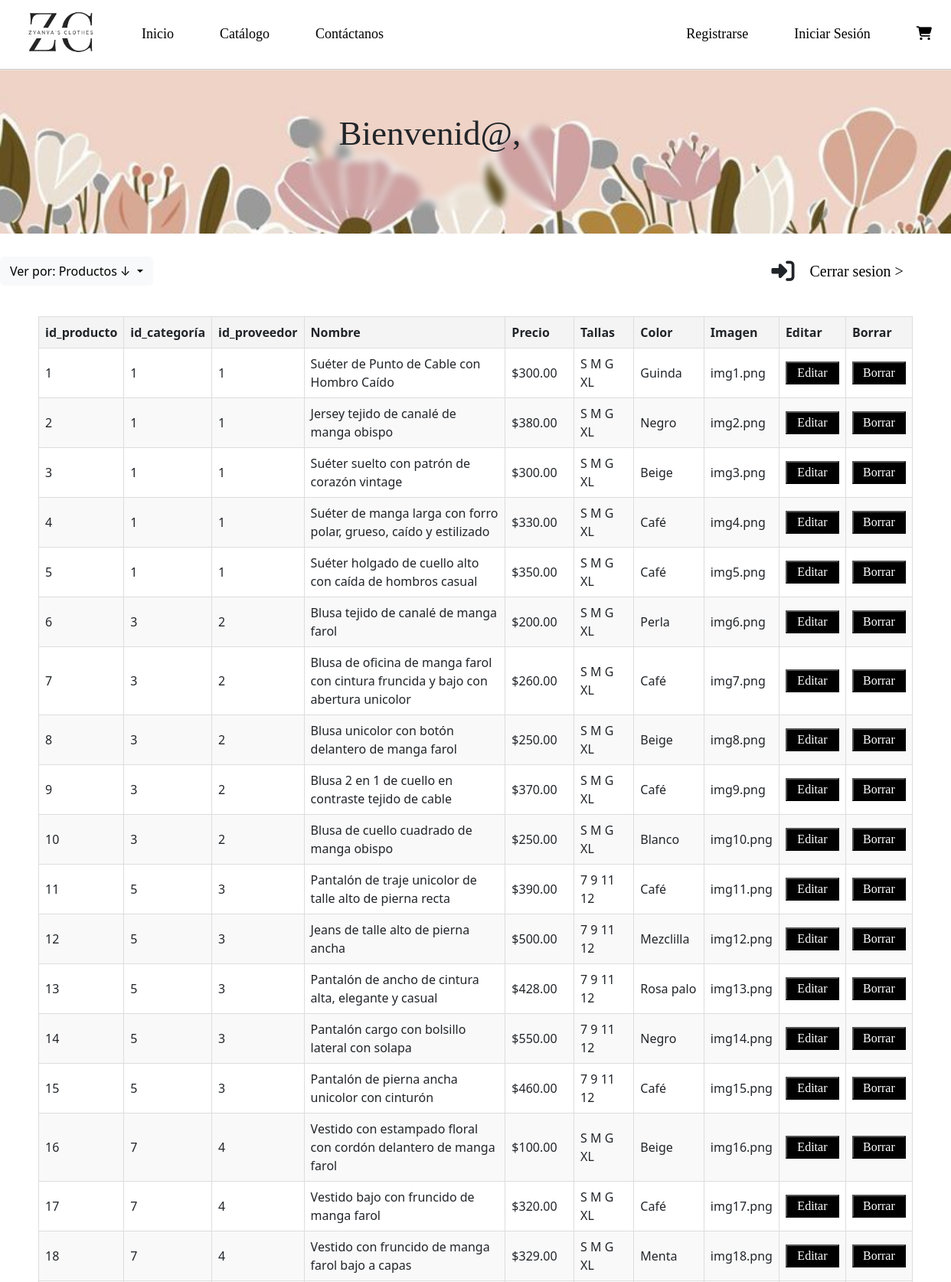
The app's page /admin.php (upper part) with its own data.
### tables this page shows
CREATE TABLE `productos` (
  `id_producto` int(11) NOT NULL,
  `id_categoria` int(11) NOT NULL,
  `id_proveedor` int(11) NOT NULL,
  `nombre` text NOT NULL,
  `precio` float NOT NULL,
  `tallas` varchar(30) NOT NULL,
  `color` text NOT NULL,
  `imagen` varchar(100) NOT NULL
);

### admin.php (the view, shortened to what this page needs)
<!DOCTYPE html>
<html lang="es">
<head>
    <link rel="stylesheet" href="https://cdnjs.cloudflare.com/ajax/libs/font-awesome/6.5.2/css/all.min.css" />
    <link href="https://cdn.jsdelivr.net/npm/bootstrap@5.3.3/dist/css/bootstrap.min.css" rel="stylesheet">
    <link rel="stylesheet" href="style.css?ver=<?time();?>" />
</head>
<body>
<header>
        <div class="logo">
            <a href="index.php"><img src="img/logo.png" class="nav_logo"></a>
        </div>
        <nav>
            <ul class="menu">
                <li><a href="index.php">Inicio</a></li>
                <li><a href="catalogo.php">Catálogo</a></li>
                <li><a href="contactanos.php">Contáctanos</a></li>
            </ul>
                <div class="sec2">
                    <ul>
                    <?php
                        if(!isset($_SESSION['login_user'])){
                        ?> <li> <?php
                        echo '<a href="#" data-bs-toggle="modal" data-bs-target="#registro">Registrarse</a>';
                        ?> </li>
                        <li>
                            <a href="login.php">Iniciar Sesión</a>
                        </li>
                        <li>
                            <a href="#" onclick="alerta()"><i class="fa-solid fa-cart-shopping"></i></a>
                        </li><?php
                    } ?>
            </ul>
            </div>
        </nav>
    </header>
<div class="perfil">
    <img src="img/img06.png" alt="">
    <div class="user">
        <h3><?php echo '<p>Bienvenid@, '.htmlspecialchars($_SESSION['login_user']). '</p>'; ?></h3>
    </div>
</div>
<div class="cat_categoria">
        <div class="ordenar dropdown">
                <button id="dropdownButton2" type="button" class="btn btn-light dropdown-toggle" data-bs-toggle="dropdown">
                    Ver por: Productos ↓
                </button>
        </div>
        <div class="pedido">
            <i class="fa-solid fa-right-to-bracket"></i>
            <a class="textos" data-bs-toggle="modal" data-bs-target="#cerrar" style="cursor:pointer;">Cerrar sesion > </a>
        </div>
</div>
<?php
include('db.php');
$sql = "SELECT * FROM productos";
$result = $db->query($sql);
if ($result->num_rows > 0) {
    echo '<center><div class="tabla_productos" id="productos">';
    echo '<table border="1" style="width: 95%; border-collapse: collapse;">';
    echo '<thead>';
    echo '<tr>';
    echo '<th>id_producto</th>';
    echo '<th>id_categoría</th>';
    echo '<th>id_proveedor</th>';
    echo '<th>Nombre</th>';
    echo '<th>Precio</th>';
    echo '<th>Tallas</th>';
    echo '<th>Color</th>';
    echo '<th>Imagen</th>';
    echo '<th>Editar</th>';
    echo '<th>Borrar</th0>';
    echo '</tr>';
    echo '</thead>';
    echo '<tbody>';
    while ($row = $result->fetch_assoc()) {
        echo '<tr>';
        echo '<td>' . $row['id_producto'] . '</td>';
        echo '<td>' . $row['id_categoria'] . '</td>';
        echo '<td>' . $row['id_proveedor'] . '</td>';
        echo '<td>' . $row['nombre'] . '</td>';
        echo '<td>$' . number_format($row['precio'], 2) . '</td>';
        echo '<td>' . $row['tallas'] . '</td>';
        echo '<td>' . $row['color'] . '</td>';
        echo '<td>' . $row['imagen'] . '</td>';
        echo '<td><button><a href="editarp.php?id='.$row['id_producto'].'">Editar</a></button></td>';
        echo '<td><button><a href="borrarp.php?id='.$row['id_producto'].'">Borrar</a></button></td>';
        echo '</tr>';
    }
    echo '</tbody>';
    echo '</table>';
    echo '</div></center>';
} else {
    echo 'No se encontraron productos en la base de datos.';
}
?>
</body>
</html>

### style.css (style rules this page uses)
*, *::before, *::after { margin:0; padding: 0; box-sizing: border-box; list-style-type: none; text-decoration: none; }
header { display:flex; align-items: center; padding:5px; width: 100%; z-index: 20; }
.logo img { width:130px; padding-left: 20px; }
nav .menu { display: flex; list-style: none; margin: 0; padding: 0; gap: 10px; }
nav { display:flex; width: 100%; align-items:center; }
nav .sec2 { display: flex; justify-content: flex-end; padding-right: 20px; gap: 10px; flex: 1; }
nav .sec2 ul { display: flex; list-style: none; margin: 0; padding: 0; gap: 10px; }
nav a { font-family: Candara; color:black; font-size: 18px; padding-left: 50px; text-decoration: none; }
.cat_categoria { display: flex; justify-content: space-between; align-items: center; background-color: white; padding-top: 30px; width: 95%; }
.perfil { position: relative; width: 100%; }
.perfil img { width: 100%; object-fit: cover; }
.user { position: absolute; bottom: 0; left: 30%; padding: 40px; margin-bottom: 30px; margin-left: 30px; backdrop-filter: blur(5px); }
.user h3 { font-family: Candara; font-size: 45px; padding-bottom: 10px; }
.pedido { display: flex; gap:20px; justify-content: center; }
.pedido i { font-size: 30px; }
.pedido a { font-size: 20px; font-family: Candara; text-decoration: none; color: black; }
table { width: 30%; border-collapse: collapse; margin: 20px 0; }
table button { width: 70px; height: 30px; background-color: black; }
table a { font-family: Candara; text-decoration: none; color:white; }
th, td { border: 1px solid #ddd; text-align: left; padding: 8px; vertical-align: middle; }
th { background-color: #f4f4f4; font-weight: bold; }
tr:nth-child(even) { background-color: #f9f9f9; }
.tabla_productos { display: flex; width: 100%; align-items: center; text-align: center; justify-content: center; padding: 20px; box-sizing: border-box; }

### records on screen
productos: id_producto "1", id_categoria "1", id_proveedor "1", nombre "Suéter de Punto de Cable con Hombro Caído", precio "300.00", tallas "S M G XL", color "Guinda", imagen "img1.png"
productos: id_producto "2", id_categoria "1", id_proveedor "1", nombre "Jersey tejido de canalé de manga obispo", precio "380.00", tallas "S M G XL", color "Negro", imagen "img2.png"
productos: id_producto "3", id_categoria "1", id_proveedor "1", nombre "Suéter suelto con patrón de corazón vintage", precio "300.00", tallas "S M G XL", color "Beige", imagen "img3.png"
productos: id_producto "4", id_categoria "1", id_proveedor "1", nombre "Suéter de manga larga con forro polar, grueso, caído y estilizado", precio "330.00", tallas "S M G XL", color "Café", imagen "img4.png"
productos: id_producto "5", id_categoria "1", id_proveedor "1", nombre "Suéter holgado de cuello alto con caída de hombros casual", precio "350.00", tallas "S M G XL", color "Café", imagen "img5.png"
productos: id_producto "6", id_categoria "3", id_proveedor "2", nombre "Blusa tejido de canalé de manga farol", precio "200.00", tallas "S M G XL", color "Perla", imagen "img6.png"
productos: id_producto "7", id_categoria "3", id_proveedor "2", nombre "Blusa de oficina de manga farol con cintura fruncida y bajo con abertura unicolor", precio "260.00", tallas "S M G XL", color "Café", imagen "img7.png"
productos: id_producto "8", id_categoria "3", id_proveedor "2", nombre "Blusa unicolor con botón delantero de manga farol", precio "250.00", tallas "S M G XL", color "Beige", imagen "img8.png"
productos: id_producto "9", id_categoria "3", id_proveedor "2", nombre "Blusa 2 en 1 de cuello en contraste tejido de cable", precio "370.00", tallas "S M G XL", color "Café", imagen "img9.png"
productos: id_producto "10", id_categoria "3", id_proveedor "2", nombre "Blusa de cuello cuadrado de manga obispo", precio "250.00", tallas "S M G XL", color "Blanco", imagen "img10.png"
productos: id_producto "11", id_categoria "5", id_proveedor "3", nombre "Pantalón de traje unicolor de talle alto de pierna recta", precio "390.00", tallas "7 9 11 12", color "Café", imagen "img11.png"
productos: id_producto "12", id_categoria "5", id_proveedor "3", nombre "Jeans de talle alto de pierna ancha", precio "500.00", tallas "7 9 11 12", color "Mezclilla", imagen "img12.png"
productos: id_producto "13", id_categoria "5", id_proveedor "3", nombre "Pantalón de ancho de cintura alta, elegante y casual", precio "428.00", tallas "7 9 11 12", color "Rosa palo", imagen "img13.png"
productos: id_producto "14", id_categoria "5", id_proveedor "3", nombre "Pantalón cargo con bolsillo lateral con solapa", precio "550.00", tallas "7 9 11 12", color "Negro", imagen "img14.png"
productos: id_producto "15", id_categoria "5", id_proveedor "3", nombre "Pantalón de pierna ancha unicolor con cinturón", precio "460.00", tallas "7 9 11 12", color "Café", imagen "img15.png"
productos: id_producto "16", id_categoria "7", id_proveedor "4", nombre "Vestido con estampado floral con cordón delantero de manga farol", precio "100.00", tallas "S M G XL", color "Beige", imagen "img16.png"
productos: id_producto "17", id_categoria "7", id_proveedor "4", nombre "Vestido bajo con fruncido de manga farol", precio "320.00", tallas "S M G XL", color "Café", imagen "img17.png"
productos: id_producto "18", id_categoria "7", id_proveedor "4", nombre "Vestido con fruncido de manga farol bajo a capas", precio "329.00", tallas "S M G XL", color "Menta", imagen "img18.png"
